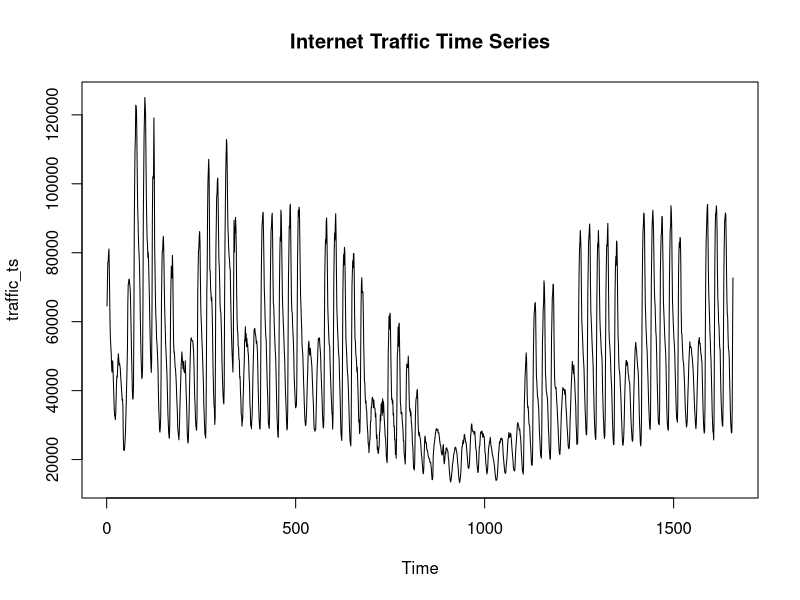
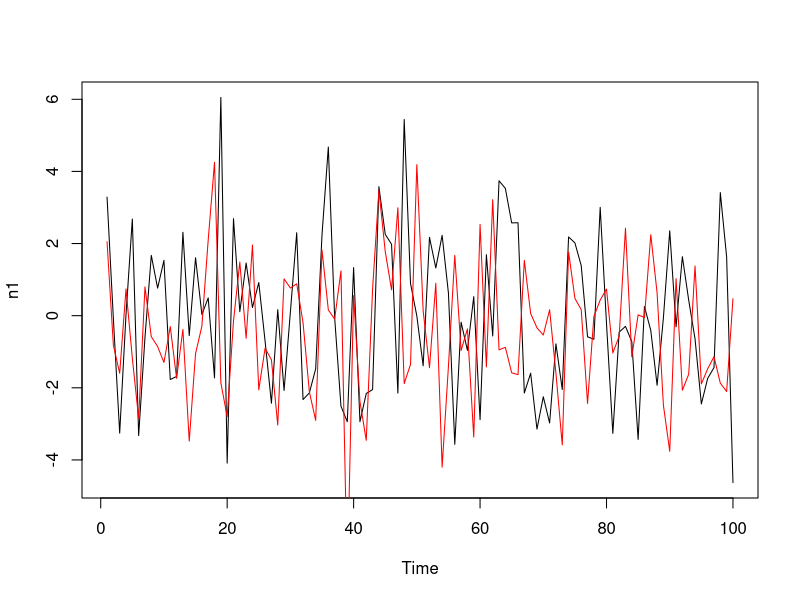
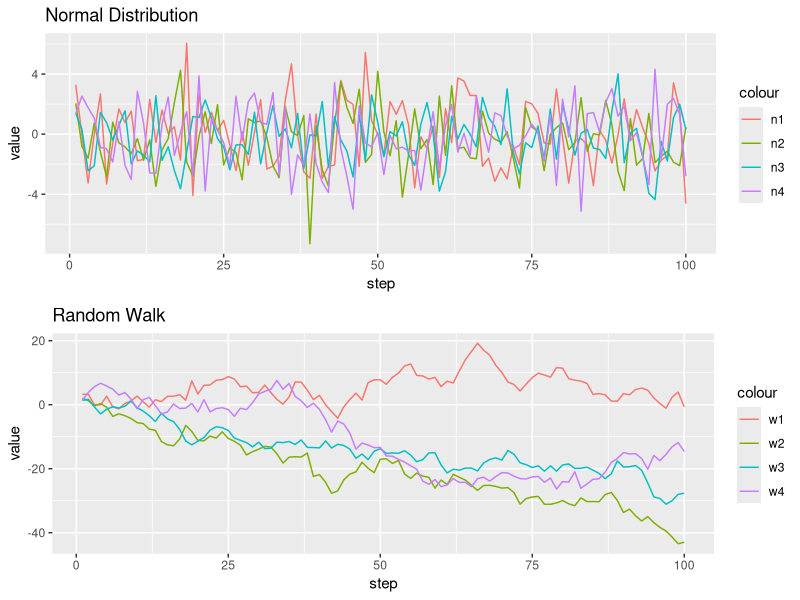

Write the R code that produced these figures, in order.
####################################################################
#### Setup
####################################################################
## Install and load libraries
ipak <- function(pkg) {
  new.pkg <- pkg[!(pkg %in% installed.packages()[, "Package"])]
  if (length(new.pkg)) 
    install.packages(new.pkg, dependencies = TRUE)
  sapply(pkg, require, character.only = TRUE)
}

packages <- c("ggplot2", "reshape2", "gridExtra", "TSA")
ipak(packages)

####################################################################
#### Problem 2
####################################################################
traffic = read.csv("internet.traffic.csv")
traffic_ts = as.ts(traffic[,2])
plot(traffic_ts, main="Internet Traffic Time Series")
# Traffic dips significantly around christmas & new year
# Peaks seem to occur between 10AM - 3PM

####################################################################
#### Problem 5
####################################################################

## Part A
idx = 1:100
n1 = rnorm(100, mean = 0, sd = 2)
n2 = rnorm(100, mean = 0, sd = 2)
n3 = rnorm(100, mean = 0, sd = 2)
n4 = rnorm(100, mean = 0, sd = 2)
norm = data.frame(idx, n1,n2,n3,n4)

plot.ts(n1)
lines(1:100,n2,col="red")

plot

norm_plot = ggplot(norm, aes(idx)) + 
  geom_line(aes(y = n1, colour = "n1")) + 
  geom_line(aes(y = n2, colour = "n2")) + 
  geom_line(aes(y = n3, colour = "n3")) + 
  geom_line(aes(y = n4, colour = "n4")) +
  ggtitle("Normal Distribution") +
  xlab("step") +
  ylab("value")

## Part B
w1 = cumsum(n1)
w2 = cumsum(n2)
w3 = cumsum(n3)
w4 = cumsum(n4)
walk = data.frame(idx, w1,w2,w3,w4)

walk_plot = ggplot(walk, aes(idx)) + 
  geom_line(aes(y = w1, colour = "w1")) + 
  geom_line(aes(y = w2, colour = "w2")) + 
  geom_line(aes(y = w3, colour = "w3")) + 
  geom_line(aes(y = w4, colour = "w4")) +
  ggtitle("Random Walk") +
  xlab("step") +
  ylab("value")

grid.arrange(norm_plot, walk_plot)
